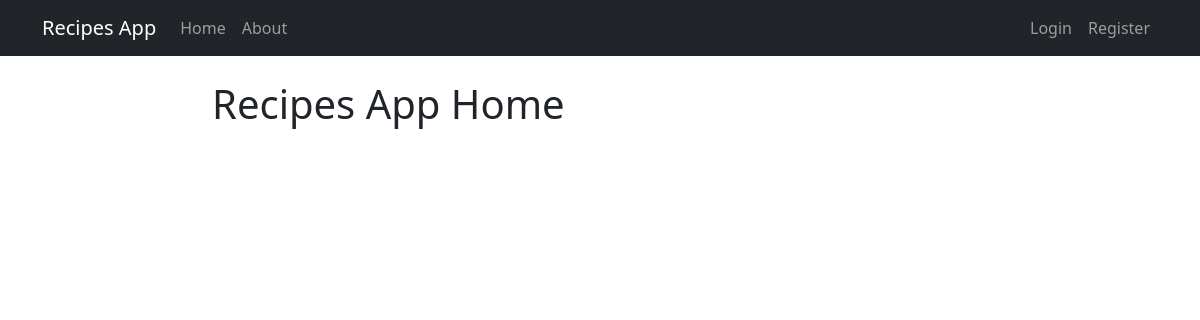
The app's page /, older data.
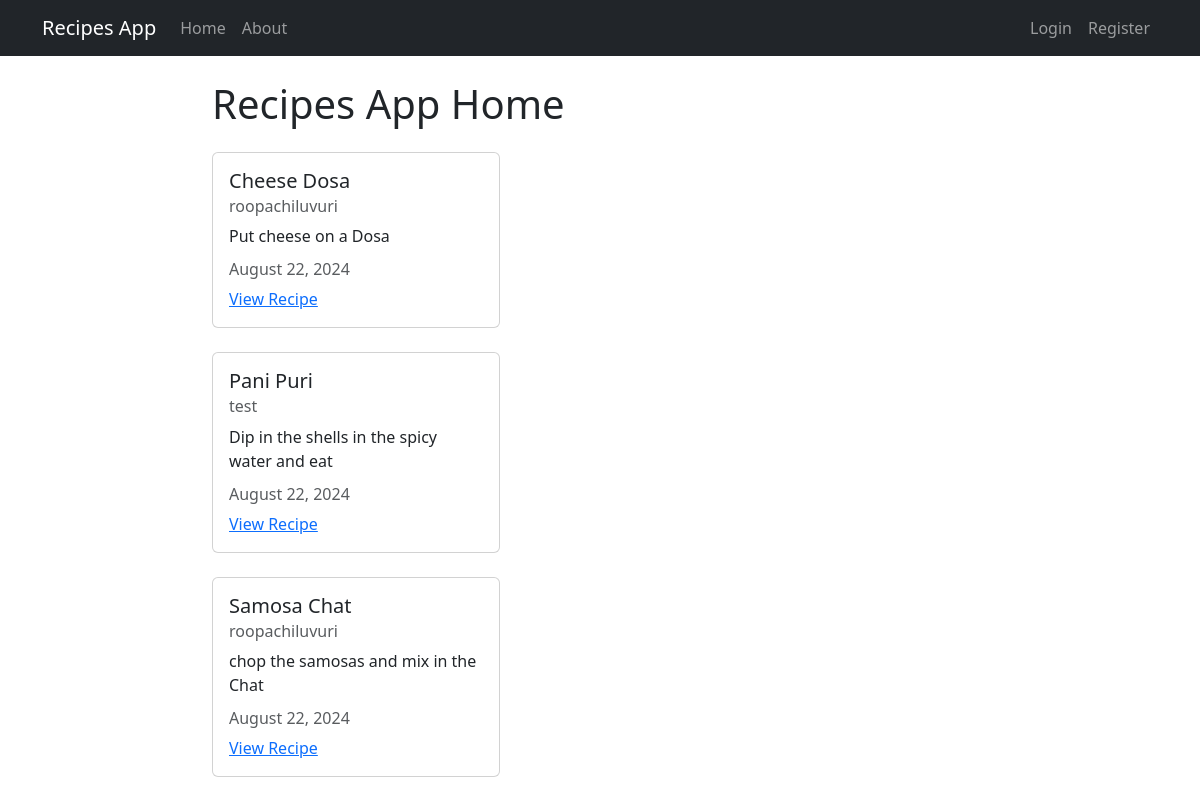
The same page, newer data.
### recipes/models.py (models this page shows, shortened)
class Recipe(models.Model):
    title = models.CharField(max_length=100)
    description = models.TextField()
    author = models.ForeignKey(User, on_delete=models.CASCADE)
    created_at = models.DateTimeField(auto_now_add=True)
    updated_at = models.DateTimeField(auto_now=True)

### recipes/views.py (the view)
# urls.py: 2. Add a URL to urlpatterns:  path('', views.home, name='home')
def home(request):
    recipes = models.Recipe.objects.all()
    context = {
        'recipes': recipes
    }
    return render(request, "recipes/home.html", context)

### recipes/templates/recipes/home.html
{% extends 'recipes/base.html' %}
{% block content %}
    <h1>Recipes App Home</h1>
    {% for recipe in recipes %}
        <div class="card my-4" style="width: 18rem;">
            <div class="card-body">
              <h5 class="card-title">{{ recipe.title }}</h5>
              <h6 class="card-subtitle mb-2 text-muted">{{ recipe.author }}</h6>
              <p class="card-text">{{ recipe.description }}</p>
              <h6 class="card-subtitle mb-2 text-muted">{{ recipe.updated_at|date:"F d, Y" }}</h6>
              <a href="#" class="card-link">View Recipe</a>
            </div>
          </div>
    {% endfor %}
{% endblock content %}

### recipes/templates/recipes/base.html (shortened to what this page needs)
<!DOCTYPE html>
<html lang="en">
<head>
    <link href="https://cdn.jsdelivr.net/npm/bootstrap@5.3.3/dist/css/bootstrap.min.css"
    rel="stylesheet"
    />
</head>
<body>
    <nav class="navbar navbar-expand-lg navbar-dark bg-dark">
        <div class="container">
          <a class="navbar-brand" href="{% url 'recipes-home' %}">Recipes App</a>
          <div class="collapse navbar-collapse" id="navbarSupportedContent">
            <ul class="navbar-nav me-auto mb-2 mb-lg-0">
              <li class="nav-item">
                <a class="nav-link" aria-current="page" href="{% url 'recipes-home' %}">Home</a>
              </li>
              <li class="nav-item">
                <a class="nav-link" href="{% url 'recipes-about' %}">About</a>
              </li>
            </ul>
          </div>
          <div class="navbar-nav">
            {% if user.is_authenticated %}
              <a href="{% url 'user-logout' %}" class="nav-item nav-link">Logout</a>
            {% else %}
             <a href="{% url 'user-login' %}" class="nav-item nav-link">Login</a>
             <a href="{% url 'user-register' %}" class="nav-item nav-link">Register</a>
            {% endif %}
          </div>
        </div>
    </nav>
    <div class="container mt-4 col-8">
      {% block content %} {% endblock content %}
    </div>
</body>
</html>

Row changes from the older to the newer data that the page shows:
added Recipe: title "Cheese Dosa", author "roopachiluvuri", description "Put cheese on a Dosa", updated_at "August 22, 2024"
added Recipe: title "Pani Puri", author "test", description "Dip in the shells in the spicy water and eat", updated_at "August 22, 2024"
added Recipe: title "Samosa Chat", author "roopachiluvuri", description "chop the samosas and mix in the Chat", updated_at "August 22, 2024"
